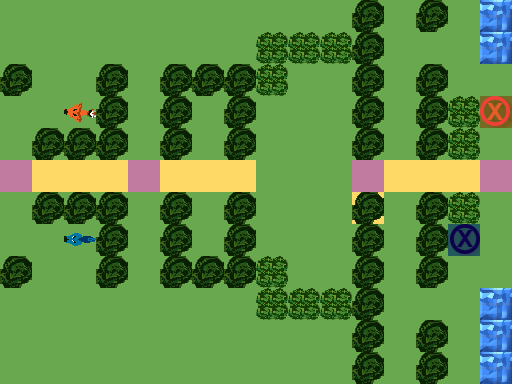

Below is a game level as drawn by its tile map, then a one-line description and the .tmx file that defines it, in full:
An orthogonal 16x12 tile map with 32x32 px tiles, 3 tile layers (Ground, Obstacles, Objects), 1 hidden layer not drawn.

<map version="1.0" orientation="orthogonal" renderorder="right-down" width="16" height="12" tilewidth="32" tileheight="32" nextobjectid="1">
 <tileset firstgid="1" name="TilesetPlaceholder" tilewidth="32" tileheight="32" tilecount="240" columns="10">
  <image source="../../Tileset.png" width="320" height="768" />
 </tileset>
 <layer name="Ground" width="16" height="12">
  <data encoding="csv">
1,1,1,1,1,1,1,1,1,1,1,1,1,1,1,5,
1,1,1,1,1,1,1,1,1,1,1,1,1,1,1,5,
1,1,1,1,1,1,1,1,1,1,1,1,1,1,1,1,
1,1,1,1,1,1,1,1,1,1,1,1,1,1,1,1,
1,1,1,1,1,1,1,1,1,1,1,1,1,1,1,1,
3,2,2,2,3,2,2,2,1,1,1,3,2,2,2,3,
1,1,1,1,1,1,1,1,1,1,1,2,1,1,1,1,
1,1,1,1,1,1,1,1,1,1,1,1,1,1,1,1,
1,1,1,1,1,1,1,1,1,1,1,1,1,1,1,1,
1,1,1,1,1,1,1,1,1,1,1,1,1,1,1,5,
1,1,1,1,1,1,1,1,1,1,1,1,1,1,1,5,
1,1,1,1,1,1,1,1,1,1,1,1,1,1,1,5
</data>
 </layer>
 <layer name="Obstacles" width="16" height="12">
  <data encoding="csv">
0,0,0,0,0,0,0,0,0,0,0,42,0,42,0,0,
0,0,0,0,0,0,0,0,44,44,44,42,0,0,0,0,
42,0,0,42,0,42,42,42,44,0,0,42,0,42,0,0,
0,0,0,42,0,42,0,42,0,0,0,42,0,42,44,0,
0,42,42,42,0,42,0,42,0,0,0,42,0,42,44,0,
0,0,0,0,0,0,0,0,0,0,0,0,0,0,0,0,
0,42,42,42,0,42,0,42,0,0,0,42,0,42,44,0,
0,0,0,42,0,42,0,42,0,0,0,42,0,42,0,0,
42,0,0,42,0,42,42,42,44,0,0,42,0,42,0,0,
0,0,0,0,0,0,0,0,44,44,44,42,0,0,0,0,
0,0,0,0,0,0,0,0,0,0,0,42,0,42,0,0,
0,0,0,0,0,0,0,0,0,0,0,42,0,42,0,0
</data>
 </layer>
 <layer name="Objects" width="16" height="12">
  <data encoding="csv">
0,0,0,0,0,0,0,0,0,0,0,0,0,0,0,0,
0,0,0,0,0,0,0,0,0,0,0,0,0,0,0,0,
0,0,0,0,0,0,0,0,0,0,0,0,0,0,0,0,
0,0,1610612927,0,0,0,0,0,0,0,0,0,0,0,0,181,
0,0,0,0,0,0,0,0,0,0,0,0,0,0,0,0,
0,0,0,0,0,0,0,0,0,0,0,0,0,0,0,0,
0,0,0,0,0,0,0,0,0,0,0,0,0,0,0,0,
0,0,1610612928,0,0,0,0,0,0,0,0,0,0,0,182,0,
0,0,0,0,0,0,0,0,0,0,0,0,0,0,0,0,
0,0,0,0,0,0,0,0,0,0,0,0,0,0,0,0,
0,0,0,0,0,0,0,0,0,0,0,0,0,0,0,0,
0,0,0,0,0,0,0,0,0,0,0,0,0,0,0,0
</data>
 </layer>
 <layer name="Solution" width="16" height="12" visible="0">
  <data encoding="csv">
0,0,0,0,0,0,0,0,0,0,0,0,0,0,0,0,
0,0,0,0,0,0,0,0,0,0,0,0,0,0,0,0,
0,0,0,0,0,0,0,0,0,0,0,0,0,0,0,0,
223,223,0,0,0,0,0,0,223,0,0,0,0,0,0,223,
223,0,0,0,0,0,0,0,221,224,233,0,0,0,0,223,
0,224,233,233,233,233,233,233,233,182,182,232,233,233,233,233,
232,0,0,0,0,0,0,0,0,0,0,0,0,0,0,233,
232,232,0,0,0,0,0,0,0,0,0,0,0,0,0,0,
0,0,0,0,0,0,0,0,0,0,0,0,0,0,0,0,
0,0,0,0,0,0,0,0,0,0,0,0,0,0,0,0,
0,0,0,0,0,0,0,0,0,0,0,0,0,0,0,0,
0,0,0,0,0,0,0,0,0,0,0,0,0,0,0,0
</data>
 </layer>
</map>
